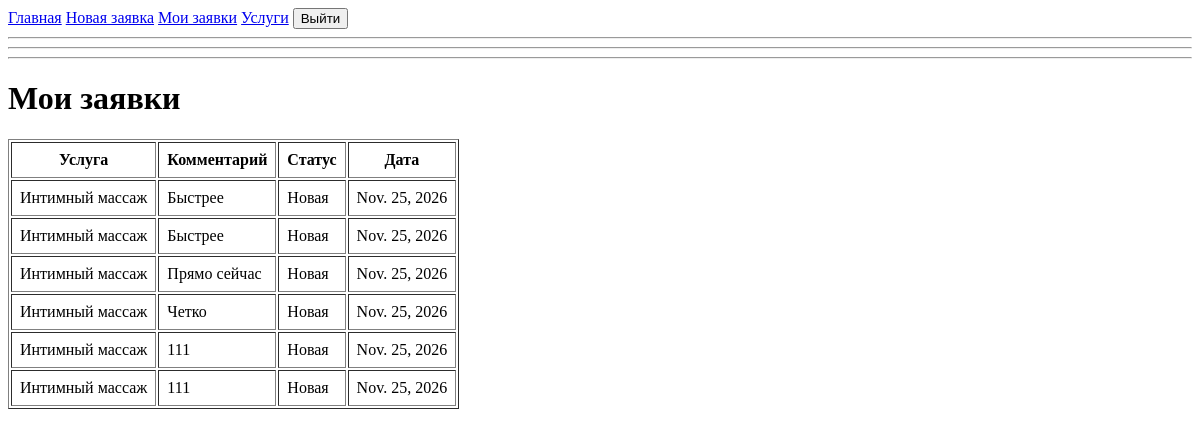
/my-requests/ (signed in), run on an earlier commit of the app's database.
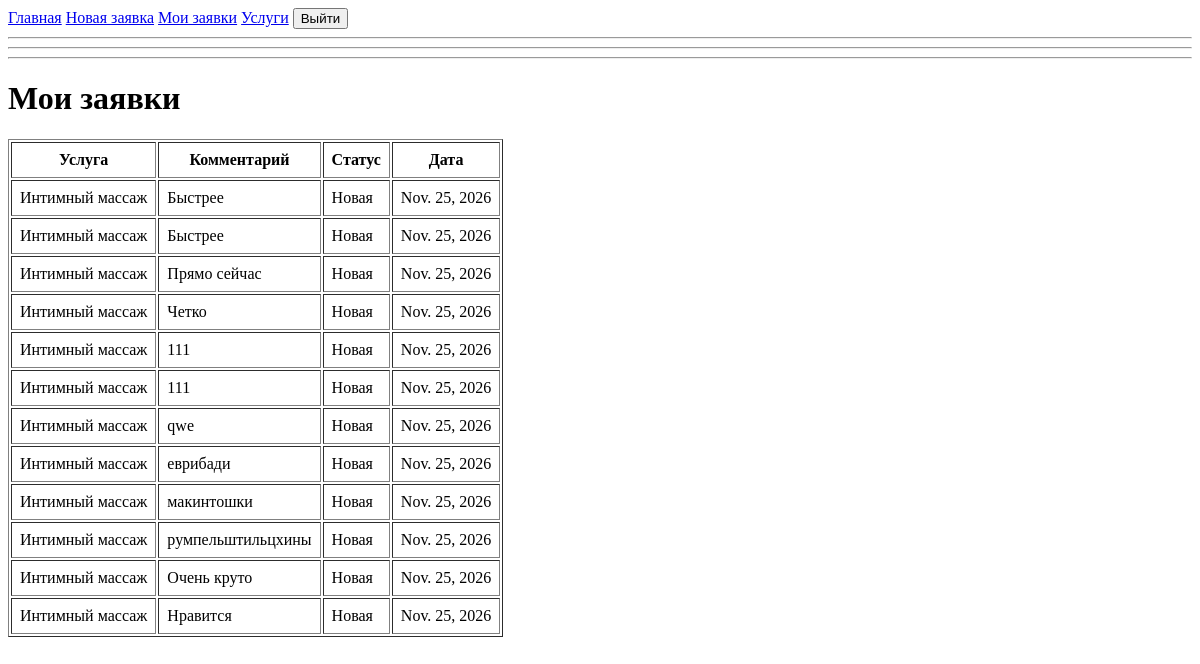
And on a later commit of the database.
### someapp/models.py (models this page shows)
class Request(models.Model):
    user = models.ForeignKey(User, on_delete=models.CASCADE)
    service = models.ForeignKey(Service, on_delete=models.CASCADE)
    comment = models.TextField()
    status = models.IntegerField('Статус заявки',choices=[
        (0,'Новая'),
        (1,'Принята'),
        (2,'Выполнена')
    ])
    created_at = models.DateField("Дата создания", auto_now=True)
    class Meta:
        verbose_name='Заявка'
        verbose_name_plural = 'Заявки'

class Service(models.Model):
    name = models.CharField("Название услуги", max_length=50)
    price = models.DecimalField("Цена", max_digits=5, decimal_places=2)

### someapp/views.py (the view)
# urls.py: path("my-requests/", views.my_requests, name="my_requests"),
@login_required
def my_requests(request):
    requests = Request.objects.filter(user=request.user).order_by("-created_at")
    return render(request, "my_requests.html", {"requests": requests})

### someapp/templates/my_requests.html
{% extends "base.html" %}
{% block main_content %}
<h1>Мои заявки</h1>
{% if requests %}
    <table border="1" cellpadding="8">
        <tr>
            <th>Услуга</th>
            <th>Комментарий</th>
            <th>Статус</th>
            <th>Дата</th>
        </tr>
        {% for request in requests %}
        <tr>
            <td>{{ request.service.name }}</td>
            <td>{{ request.comment }}</td>
            <td>{{ request.get_status_display }}</td>
            <td>{{ request.created_at }}</td>
        </tr>
        {% endfor %}
    </table>
{% else %}
    <p>У вас пока нет заявок. <a href="{% url 'someapp:create_request' %}">Создать заявку</a></p>
{% endif %}
{% endblock %}

### someapp/templates/base.html (shortened to what this page needs)
<!DOCTYPE html>
<html lang="ru">
<head>
</head>
<body>
    <nav>
        <a href="{% url 'someapp:main' %}">Главная</a>
        <a href="{% url 'someapp:create_request' %}">Новая заявка</a>
        <a href="{% url 'someapp:my_requests' %}">Мои заявки</a>
        <a href="{% url 'someapp:services' %}">Услуги</a>
        {% if user.is_authenticated %}
            <form action="{% url 'someapp:logout' %}" method="post" style="display:inline;">
                <button type="submit">Выйти</button>
            </form>
        {% else %}
            <a href="{% url 'someapp:login' %}">Войти</a>
        {% endif %}
    </nav>
    <hr>
    <hr>
    <hr>
    <main>
        {% block main_content %}
        {% endblock main_content %}
    </main>
</body>
</html>

What changed in the data, as far as the page shows it:
added Request: service.name "Интимный массаж", comment "qwe", status "Новая", created_at "Nov. 25, 2026"
added Request: service.name "Интимный массаж", comment "еврибади", status "Новая", created_at "Nov. 25, 2026"
added Request: service.name "Интимный массаж", comment "макинтошки", status "Новая", created_at "Nov. 25, 2026"
added Request: service.name "Интимный массаж", comment "румпельштильцхины", status "Новая", created_at "Nov. 25, 2026"
added Request: service.name "Интимный массаж", comment "Очень круто", status "Новая", created_at "Nov. 25, 2026"
added Request: service.name "Интимный массаж", comment "Нравится", status "Новая", created_at "Nov. 25, 2026"
